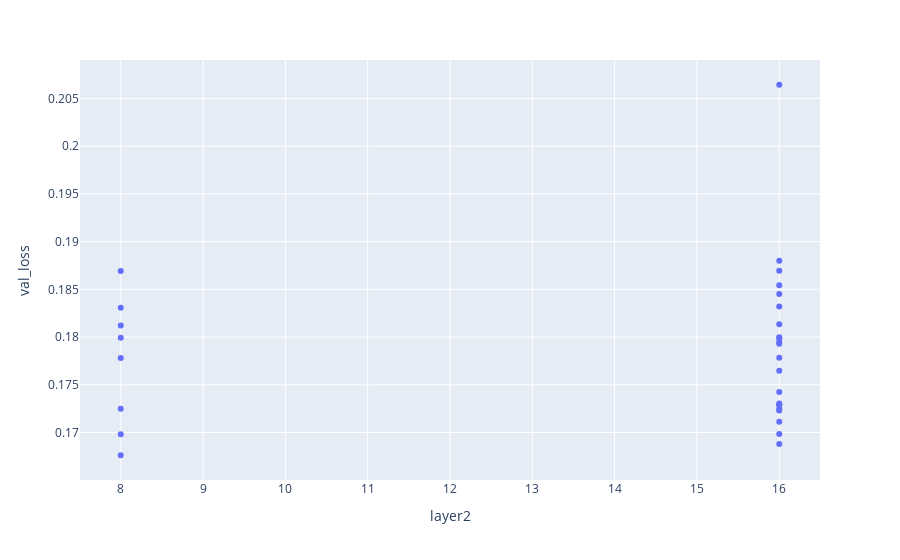

Write notebook code for a chart like this one.
### Code cell
px.scatter(df, x='layer2', y='val_loss')

### Figure 1 — Plotly figure (JSON) as saved in the notebook; plotly's stock layout.template omitted (floating-point values rounded to 4 significant figures)
{"data": [{"hovertemplate": "layer2=%{x}<br>val_loss=%{y}<extra></extra>", "legendgroup": "", "marker": {"color": "#636efa", "symbol": "circle"}, "mode": "markers", "name": "", "orientation": "v", "showlegend": false, "type": "scatter", "x": [8, 16, 8, 16, 16, 16, 8, 16, 16, 16, 16, 16, 16, 8, 16, 16, 16, 16, 8, 16, 8, 16, 8, 16, 16, 16, 8, 16, 16, 16], "xaxis": "x", "y": [0.1676, 0.1688, 0.1698, 0.1699, 0.1711, 0.1723, 0.1725, 0.1725, 0.1729, 0.1729, 0.1731, 0.1742, 0.1765, 0.1778, 0.1778, 0.1793, 0.1795, 0.1799, 0.1799, 0.18, 0.1812, 0.1813, 0.1831, 0.1832, 0.1845, 0.1854, 0.1869, 0.1869, 0.188, 0.2064], "yaxis": "y"}], "layout": {"legend": {"tracegroupgap": 0}, "margin": {"t": 60}, "xaxis": {"anchor": "y", "domain": [0, 1], "title": {"text": "layer2"}}, "yaxis": {"anchor": "x", "domain": [0, 1], "title": {"text": "val_loss"}}}}
